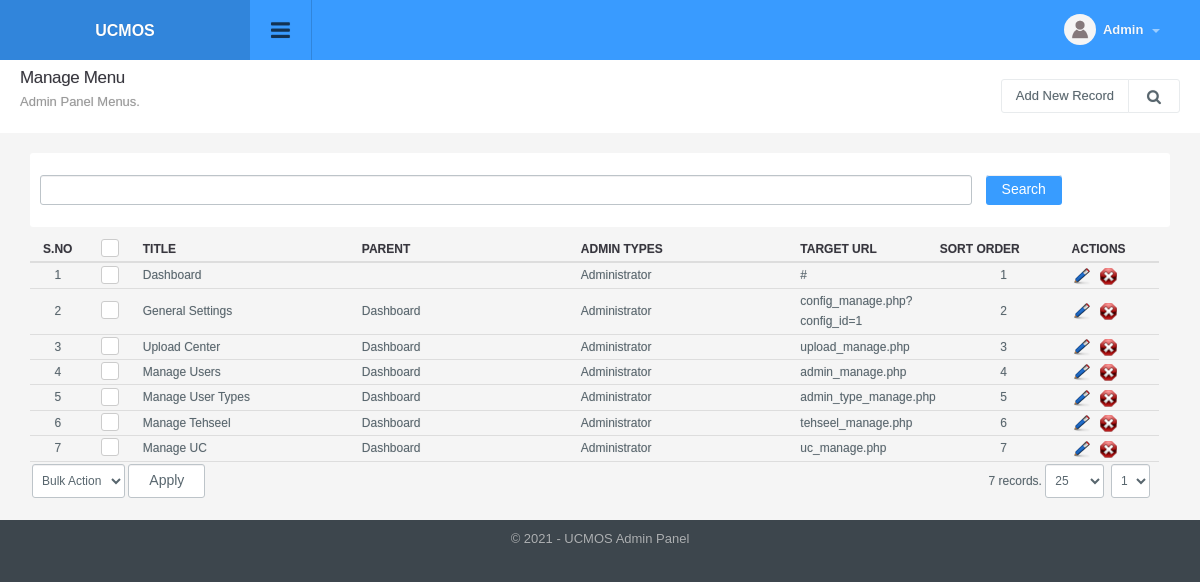
Page /menu_manage.php (signed in) on the committed database.
### tables this page shows
CREATE TABLE `config_variable` (
  `id` int(11) NOT NULL,
  `config_type_id` int(11) NOT NULL,
  `title` varchar(512) NOT NULL,
  `notes` varchar(512) NOT NULL,
  `type` varchar(200) NOT NULL,
  `default_values` text NOT NULL,
  `key` varchar(200) NOT NULL,
  `value` text NOT NULL,
  `sortorder` int(11) NOT NULL
);

CREATE TABLE `menu` (
  `id` int(11) NOT NULL,
  `title` varchar(100) NOT NULL,
  `url` varchar(100) NOT NULL,
  `parent_id` int(11) NOT NULL,
  `depth` int(1) NOT NULL,
  `sortorder` int(11) NOT NULL,
  `icon` varchar(200) NOT NULL,
  `small_icon` varchar(200) NOT NULL
);

### include/utility.php (called while the page is built, shortened)
<?php
function get_config($var){
	global $dblink;
	$sql="select value from config_variable where `key`='".slash($var)."'";
	$resConfig=doquery($sql,$dblink);
	if(numrows($resConfig)>0){
		while($rowConfig=dofetch($resConfig))
			return unslash($rowConfig["value"]);
	}
}
$site_title=get_config("site_title");
function slash($str){
	if(!is_array($str))
		return utf8_encode(addslashes($str));
	else{
		for($i=0; $i<count($str); $i++)
			$str[$i]=slash($str[$i]);
		return $str;
	}
}
function unslash($str){
	return stripslashes(utf8_decode($str));
	}

### include/db.php (called while the page is built, shortened)
<?php
function doquery($qr,$lnk){
	@$res=mysqli_query($lnk,$qr) or die($qr." - ".mysqli_error($lnk));
	return $res;
}
function dofetch($rs){
	@$rec=mysqli_fetch_array($rs);
	return $rec;
}
function numrows($rs){
	return mysqli_num_rows($rs);
}

### modules/menu/list.php (the view, shortened to what this page needs)
<?php
$q="";
$extra='';
$is_search=false;
if(isset($_SESSION["menu_manage"]["q"]))
	$q=$_SESSION["menu_manage"]["q"];
else
	$q="";
?>
<div class="page-header">
	<h1 class="title">Manage Menu</h1>
  	<ol class="breadcrumb">
    	<li class="active">Admin Panel Menus.</li>
  	</ol>
  	<div class="right">
    	<div class="btn-group" role="group" aria-label="...">
        	<a href="menu_manage.php?tab=add" class="btn btn-light editproject">Add New Record</a>
            <a id="topstats" class="btn btn-light" href="#"><i class="fa fa-search"></i></a>
        </div>
  	</div>
</div>
<ul class="topstats clearfix search_filter"<?php if($is_search) echo ' style="display: block"';?>>
	<li class="col-xs-12 col-lg-12 col-sm-12">
        <div>
        	<form class="form-horizontal" action="" method="get">
                <div class="col-sm-10">
                  <input type="text" title="Enter String" value="<?php echo $q;?>" name="q" id="search" class="form-control" >
                </div>
                <div class="col-sm-1">
                    <input type="submit" class="btn btn-default btn-l" value="Search" alt="Search Record" title="Search Record" />
                </div>
          	</form>
        </div>
  	</li>
</ul>
<div class="panel-body table-responsive">
	<table class="table table-hover list">
    	<thead>
      		<tr>
        		<th width="5%" class="text-center">S.no</th>
        		<th class="text-center" width="5%"><div class="checkbox checkbox-primary">
            		<label for="select_all"></label></div></th>
               	<th width="20%">Title</th>
               	<th width="20%">Parent</th>
                <th width="20%">Admin Types</th>
                <th width="10%">Target URL</th>
                <th width="12%">Sort Order</th>
                <th width="8%" class="round_righttop">Actions</th>
      		</tr>
    	</thead>
    	<tbody>
			<?php
           	$sql="select a.*, b.title as parent from menu a left join menu b on a.parent_id=b.id where 1 $extra order by a.sortorder, depth asc";
            $rs=show_page($rows, $pageNum, $sql);
            if(numrows($rs)>0){
                $sn=1;
                while($r=dofetch($rs)){
					?>
                    <tr>
                        <td class="text-center"><?php echo $sn;?></td>
                        <td class="text-center"><div class="checkbox margin-t-0 checkbox-primary">
                            <label for="<?php echo "rec_".$sn?>"></label></div>
                        </td>
                        <td><?php echo unslash($r["title"]); ?></td>
              			<td><?php echo unslash($r["parent"]);?></td>
                        <td>
							<?php
							$admin_type = array();
							$rs2 =doquery("select title from menu_2_admin_type a inner join admin_type b on a.admin_type_id=b.id where menu_id='".$r["id"]."'", $dblink);
							if( numrows( $rs2 ) > 0 ) {
								while( $r2 = dofetch( $rs2 ) ) {
									$admin_type[] = $r2[ "title" ];
								}
							}
							echo implode( ", ", $admin_type );
							?>
                        </td>
               			<td><?php echo unslash($r["url"]); ?></td>
               			<td align="center"><?php echo $r["sortorder"];?></td>
                        <td>
                            <a href="menu_manage.php?tab=edit&id=<?php echo $r['id'];?>"><img title="Edit Record" alt="Edit" src="images/edit.png"></a>&nbsp;&nbsp;
                            <a onclick="return confirm('Are you sure you want to delete')" href="menu_manage.php?id=<?php echo $r['id'];?>&amp;tab=delete"><img title="Delete Record" alt="Delete" src="images/delete.png"></a>
                        </td>
                    </tr>
                    <?php
                    $sn++;
                }
                ?>
                <tr>
                    <td colspan="5" class="actions">
                        <select name="bulk_action" id="bulk_action" title="Choose Action">
                            <option value="null">Bulk Action</option>
                        </select>
                        <input type="button" name="apply" value="Apply" id="apply_bulk_action" class="btn btn-light" title="Apply Action"  />
                    </td>
                    <td colspan="3" class="paging" title="Paging" align="right"><?php echo pages_list($rows, "menus", $sql, $pageNum)?></td>
                </tr>
                <?php
            }
            else{
                ?>
                <tr>
                    <td colspan="8"  class="no-record">No Result Found</td>
                </tr>
                <?php
            }
            ?>
    	</tbody>
  	</table>
</div>

### include/header.php (shortened to what this page needs)
<!DOCTYPE html PUBLIC "-//W3C//DTD XHTML 1.0 Transitional//EN" "http://www.w3.org/TR/xhtml1/DTD/xhtml1-transitional.dtd">
<html xmlns="http://www.w3.org/1999/xhtml">
<head>
<link type="text/css" rel="stylesheet" href="css/font-awesome.min.css" />
<link type="text/css" rel="stylesheet" href="css/font-awesome.css" />
<link type="text/css" rel="stylesheet"  href="css/bootstrap.css" />
<link rel="stylesheet" href="css/bootstrap-datetimepicker.min.css" />
<link type="text/css" rel="stylesheet"  href="css/awesome-bootstrap-checkbox.css" />
<link href="css/general.css" type="text/css" rel="stylesheet" />
<link type="text/css" rel="stylesheet"  href="css/style.css" />
<link rel="stylesheet" href="//code.jquery.com/ui/1.12.1/themes/base/jquery-ui.css">
</head>
<body>
	<div id="wrapper" class="round_corners">
    	<div id="top" class="clearfix">
            <div class="applogo">
			<a href="index.php" class="logo"><?php $admin_logo=get_config("admin_logo"); if(empty($admin_logo)) echo $site_title; else { ?><img src="<?php echo $file_upload_root;?>config/<?php echo $admin_logo?>" /><?php }?></a>
            </div>
            <a class="sidebar-open-button" href="#"><i class="fa fa-bars"></i></a>
            <ul class="top-right">
            	<li class="dropdown link">
                	<a class="dropdown-toggle profilebox" data-toggle="dropdown" href="#">
                    	<img alt="img" src="images/profileimg-default.png">
                        <b><?php echo ucfirst((isset($_SESSION["logged_in_admin"]) && $_SESSION["logged_in_admin"]!="")?$_SESSION["logged_in_admin"]["name"]:"Guest");?></b>
                        <span class="caret"></span>
                    </a>
                </li>
           </ul>
        </div>
		<div class="content" style="margin-left:0">

### include/footer.php (shortened to what this page needs)
<div id="footer" class="bottom_round_corners">
	<div id="footer_content">
    	<address>&copy; <?php echo date("Y");?> - <?php echo $site_title; ?> Admin Panel</address>
    </div>
</div>
<link href="js/fancybox/jquery.fancybox.min.css" rel="stylesheet" type="text/css" />
<link href="js/chosen/chosen.css" rel="stylesheet" type="text/css" />
<link rel="stylesheet" type="text/css" href="css/angularjs-datetime-picker.css" />
</body>
</html>

### rows in the picture
config_variable: value "UCMOS"
menu: title "Dashboard", admin_type "Administrator", url "#", sortorder "1"
menu: title "General Settings", menu.title "Dashboard", admin_type "Administrator", url "config_manage.php?config_id=1", sortorder "2"
menu: title "Upload Center", menu.title "Dashboard", admin_type "Administrator", url "upload_manage.php", sortorder "3"
menu: title "Manage Users", menu.title "Dashboard", admin_type "Administrator", url "admin_manage.php", sortorder "4"
menu: title "Manage User Types", menu.title "Dashboard", admin_type "Administrator", url "admin_type_manage.php", sortorder "5"
menu: title "Manage Tehseel", menu.title "Dashboard", admin_type "Administrator", url "tehseel_manage.php", sortorder "6"
menu: title "Manage UC", menu.title "Dashboard", admin_type "Administrator", url "uc_manage.php", sortorder "7"

### other values in the picture
pages_list($rows, "menus", $sql, $pageNum) "7 records."
form field page "1"
